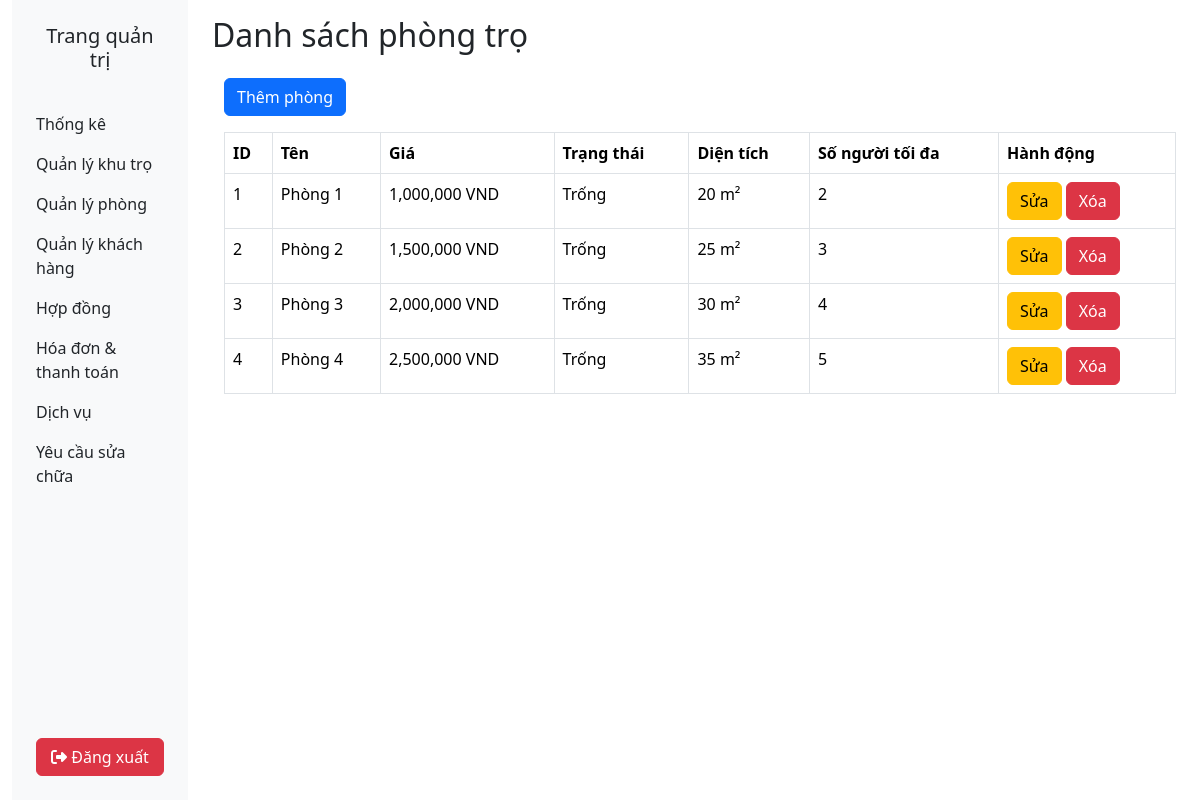
Page /room/index on the earlier database version.
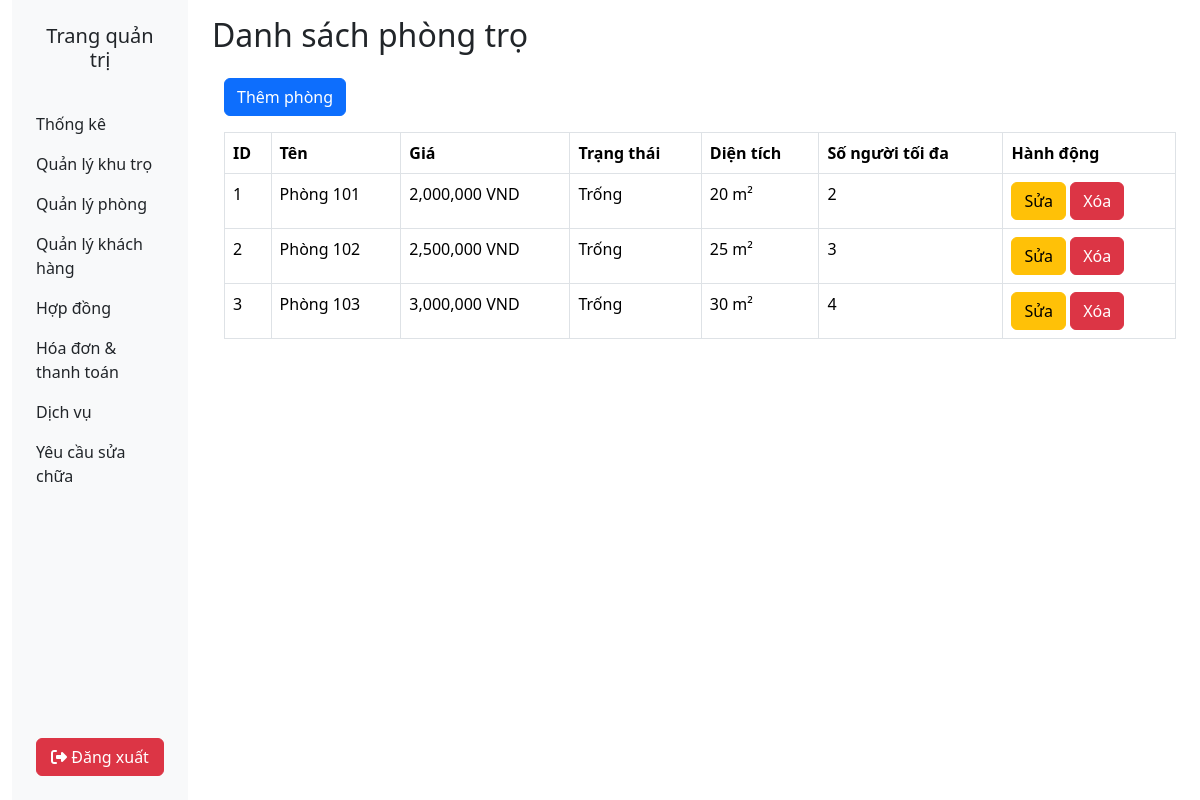
Same page on the later database version.
### tables this page shows
CREATE TABLE rooms (
    id INT AUTO_INCREMENT PRIMARY KEY,
    hostel_id INT NOT NULL,   
    name VARCHAR(100) NOT NULL,  
    area FLOAT NOT NULL,   
    price DECIMAL(10,2) NOT NULL,   
    max_people INT NOT NULL,   
    status ENUM('available', 'rented', 'reserved') DEFAULT 'available',
    description TEXT,
    FOREIGN KEY (hostel_id) REFERENCES dormitories(id) ON DELETE CASCADE
);

### app/controllers/RoomController.php (called while the page is built, shortened)
<?php
require_once __DIR__ . '/../models/RoomModel.php';
class RoomController
{
    private $roomModel;
    public function __construct()
    {
        $this->roomModel = new RoomModel();
    }
    public function index()
    {
        $rooms = $this->roomModel->getAllRooms();
        include __DIR__ . '/../views/rooms/index.php';
    }
}

### index.php (called while the page is built)
<?php
require_once __DIR__ . '/app/core/Router.php';
$router = new Router();
$router->dispatch();
?>

### app/core/Database.php (called while the page is built, shortened)
<?php
class Database {
    private $host = "localhost";
    private $dbname = "boarding_house";
    private $username = "root";
    private $password = "";
    public function __construct() {
        try {
            $this->conn = new PDO("mysql:host=$this->host;dbname=$this->dbname;charset=utf8", $this->username, $this->password);
        } catch (PDOException $e) {
            die("Lỗi kết nối DB: " . $e->getMessage());
        }
    }
}
?>

### app/models/BaseModel.php (called while the page is built, shortened)
<?php
require_once __DIR__ . '/../core/Database.php';
class BaseModel
{
    protected $db;
    public function __construct()
    {
        $this->db = new Database();
    }
    protected function query($sql, $params = [])
    {
        $stmt = $this->db->conn->prepare($sql);
        $stmt->execute($params);
        return $stmt;
    }
    public function getAll($table)
    {
        return $this->query("SELECT * FROM $table")->fetchAll(PDO::FETCH_ASSOC);
    }
}
?>

### app/models/RoomModel.php (called while the page is built, shortened)
<?php
require_once __DIR__ . '/BaseModel.php';
class RoomModel extends BaseModel
{
    protected $table = "rooms";
    public function getAllRooms()
    {
        return $this->getAll($this->table);
    }
}
?>

### app/views/rooms/index.php (the view, shortened to what this page needs)
<?php
$title = "Danh sách phòng trọ";
?>
<div class="container">
    <a href="/room/create" class="btn btn-primary mb-3">Thêm phòng</a>
    <table class="table table-bordered">
        <thead>
            <tr>
                <th>ID</th>
                <th>Tên</th>
                <th>Giá</th>
                <th>Trạng thái</th>
                <th>Diện tích</th>
                <th>Số người tối đa</th>
                <th>Hành động</th>
            </tr>
        </thead>
        <tbody>
            <?php foreach ($rooms as $room) : ?>
                <tr>
                    <td><?= $room['id']; ?></td>
                    <td><?= $room['name']; ?></td>
                    <td><?= number_format($room['price']); ?> VND</td>
                    <td>
                        <?php
                        switch ($room['status']) {
                            default:
                                echo 'Trống';
                                break;
                        }
                        ?>
                    </td>
                    <td><?= $room['area']; ?> m²</td>
                    <td><?= $room['max_people']; ?></td>
                    <td>
                        <a href="/room/update?id=<?= $room['id']; ?>" class="btn btn-warning">Sửa</a>
                        <a href="index.php?controller=room&action=delete&id=<?= $room['id']; ?>" class="btn btn-danger" onclick="return confirm('Bạn có chắc chắn?')">Xóa</a>
                    </td>
                </tr>
            <?php endforeach; ?>
        </tbody>
    </table>
</div>
<?php
$content = ob_get_clean();
require_once __DIR__ . '/../layouts/admin.php';
?>

### app/views/layouts/admin.php (shortened to what this page needs)
<?php
$title = isset($title) ? $title : 'Quản trị hệ thống';
?>
<div class="container-fluid">
    <div class="row">
        <div class="col-2">
            <?php require_once __DIR__ . '/sidebar.php'; ?>
        </div>
        <div class="col-10">
          <div class="py-3">
            <h2><?= $title; ?></h2>
          </div>
            <?= $content; ?>
        </div>
    </div>
</div>
<?php
$content = ob_get_clean();
require_once __DIR__ . '/base.php';
?>

### app/views/layouts/sidebar.php
<nav class="bg-light">
  <div class="d-flex flex-column min-vh-100 px-4">
    <div class="py-4">
      <h5 class="text-center">
        Trang quản trị
      </h5>
    </div>
    <ul class="navbar-nav ">
      <li class="nav-item">
        <a class="nav-link active" aria-current="page" href="#">Thống kê</a>
      </li>
      <li class="nav-item">
        <a class="nav-link" href="/dormitory/index">Quản lý khu trọ</a>
      </li>
      <li class="nav-item">
        <a class="nav-link" href="/room/index">Quản lý phòng</a>
      </li>
      <li class="nav-item">
        <a class="nav-link" href="/tenant/index">Quản lý khách hàng</a>
      </li>
      <li class="nav-item">
        <a class="nav-link">Hợp đồng</a>
      </li>
      <li class="nav-item">
        <a class="nav-link">Hóa đơn & thanh toán</a>
      </li>
      <li class="nav-item">
        <a class="nav-link">Dịch vụ</a>
      </li>
      <li class="nav-item">
        <a class="nav-link">Yêu cầu sửa chữa</a>
      </li>
    </ul>
    <a href="/user/logout" class="btn btn-danger mt-auto mb-4"><i class="fas fa-sign-out-alt"></i> Đăng xuất</a>
  </div>
</nav>

### app/core/Router.php (shortened to what this page needs)
<?php
class Router {
    public function dispatch() {
        $url = isset($_GET['url']) ? $_GET['url'] : 'user/login';
        $urlParts = explode('/', trim($url, '/'));
        $controllerName = !empty($urlParts[0]) ? ucfirst($urlParts[0]) . 'Controller' : 'UserController';
        $actionName = !empty($urlParts[1]) ? $urlParts[1] : 'login';
        $controllerFile = realpath(__DIR__ . '/../controllers/' . $controllerName . '.php');
        if (file_exists($controllerFile)) {
            $controller = new $controllerName();
            if (method_exists($controller, $actionName)) {
                call_user_func([$controller, $actionName]);
            } else {
                die("Lỗi 404: Không tìm thấy action '$actionName'.");
            }
        } else {
            die("Lỗi 404: Không tìm thấy controller '$controllerName'.");
        }
    }
}
?>

### app/views/layouts/base.php (shortened to what this page needs)
<!DOCTYPE html>
<html lang="vi">
<head>
  <link href="https://cdn.jsdelivr.net/npm/bootstrap@5.3.3/dist/css/bootstrap.min.css" rel="stylesheet">
  <link rel="stylesheet" href="https://cdnjs.cloudflare.com/ajax/libs/font-awesome/6.7.2/css/all.min.css" />
</head>
<body class="p-0">
  <?= $content; ?>
</body>
</html>

Differences in the rows shown:
removed rooms: id "4", name "Phòng 4", price "2,500,000", status "Trống", area "35", max_people "5"
changed rooms id 1: name "Phòng 1" → "Phòng 101"; price "1,000,000" → "2,000,000"
changed rooms id 2: name "Phòng 2" → "Phòng 102"; price "1,500,000" → "2,500,000"
changed rooms id 3: name "Phòng 3" → "Phòng 103"; price "2,000,000" → "3,000,000"
